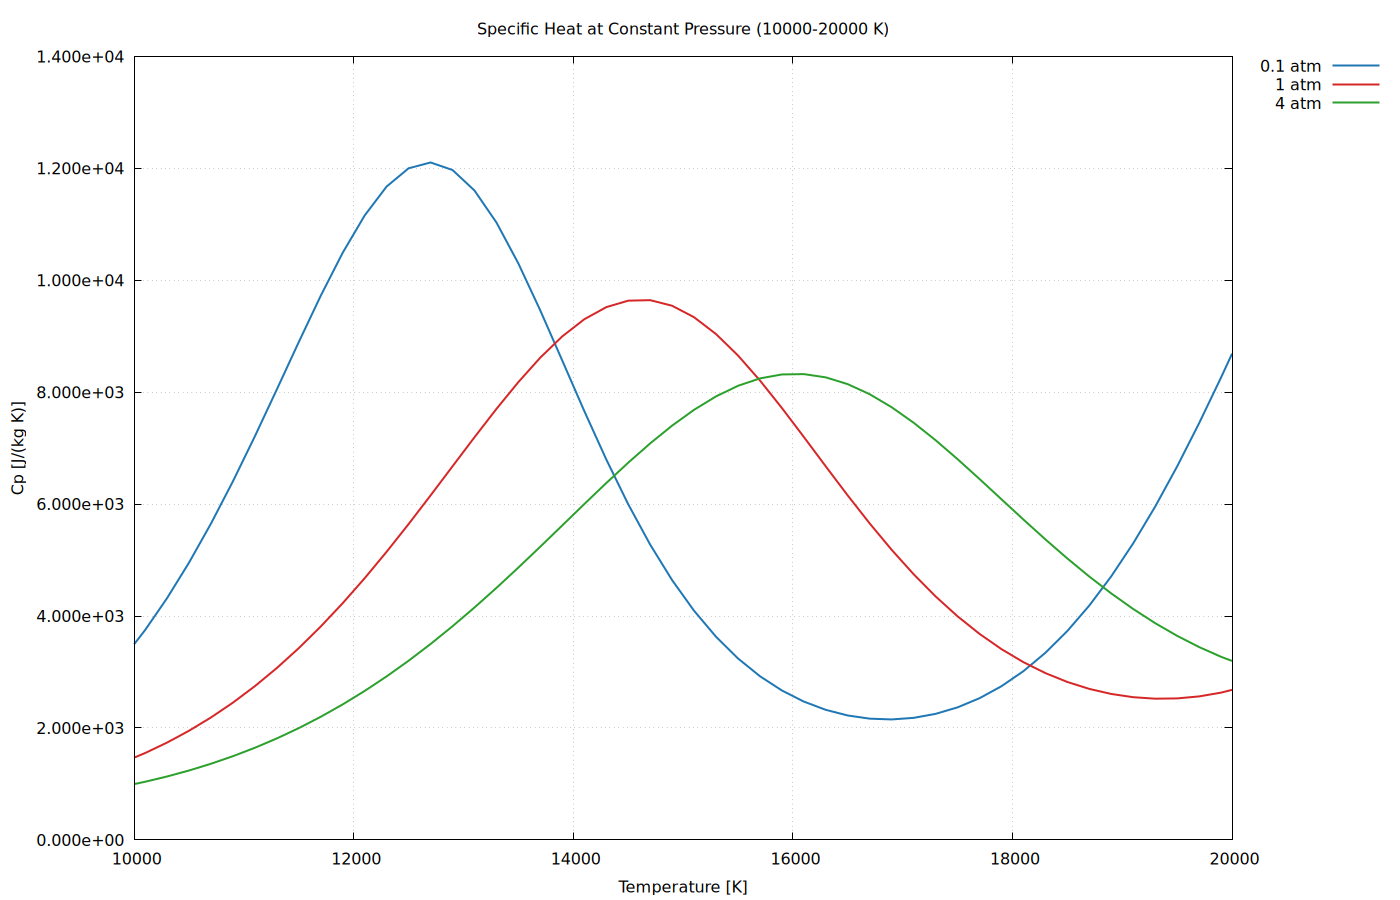

Here is the gnuplot script that generated this plot:
set datafile separator ','
set terminal pngcairo size 1400,900 enhanced
set output '/home/brjeon/Proj_PlasmaPropCalc/data/processed/thermo/plots/cp_vs_T_10000_20000K.png'
set grid
set key outside right top
set xlabel 'Temperature [K]'
set ylabel 'Cp [J/(kg K)]'
set title 'Specific Heat at Constant Pressure (10000-20000 K)'
set xrange [10000:20000]
set format y '%.3e'
plot \
'/home/brjeon/Proj_PlasmaPropCalc/data/processed/thermo/argon_thermo_0p1_1_4atm.csv' u 1:(abs($2-0.1)<1e-12 ? $5 : 1/0) w l lw 2 lc rgb '#1f77b4' title '0.1 atm', \
'/home/brjeon/Proj_PlasmaPropCalc/data/processed/thermo/argon_thermo_0p1_1_4atm.csv' u 1:(abs($2-1)<1e-12 ? $5 : 1/0) w l lw 2 lc rgb '#d62728' title '1 atm', \
'/home/brjeon/Proj_PlasmaPropCalc/data/processed/thermo/argon_thermo_0p1_1_4atm.csv' u 1:(abs($2-4)<1e-12 ? $5 : 1/0) w l lw 2 lc rgb '#2ca02c' title '4 atm'
